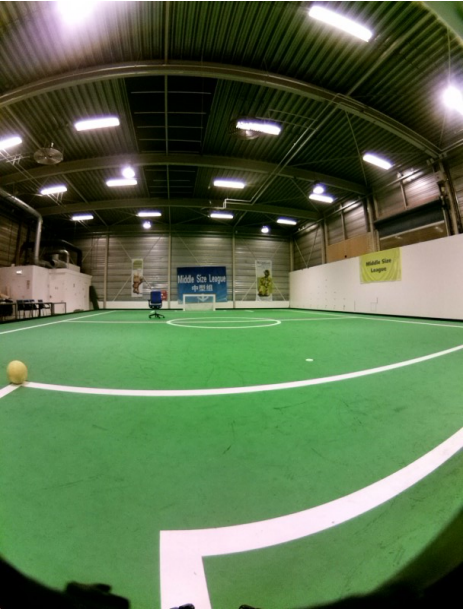
//> input picture localization/images/fisheye_field2.jpg, 464 x 610 px
$ ./linedetection   (built with g++ and OpenCV 4)
//> lines starting //> are read from the running program, lines starting //| are printed output that depends on the picture; after the words box and inside, x2 and y2 are one past the last pixel; in counts of white or black regions, pixels touching at a corner belong together
#include <opencv2/opencv.hpp>
#include <vector>

int main() {
    // Load the image
    cv::Mat image = cv::imread("./images/fisheye_field2.jpg");
//> image is the input picture: 610 rows x 464 cols, CV_8UC3; mean B, G, R 76.2, 112.1, 89.8

    if (image.empty()) {
        std::cerr << "Error: Unable to load image." << std::endl;
        return -1;
    }
    //print cv mat image

    // Convert the image to HSV color space
    cv::Mat hsv;
    cv::cvtColor(image, hsv, cv::COLOR_BGR2HSV);
//> hsv: 610 rows x 464 cols, CV_8UC3; mean H, S, V 50.8, 122.2, 115.8
    // std::cout<<hsv;
    // Define the lower and upper bounds for green color (adjust these values as needed)
    cv::Scalar lowerGreen(50, 70, 70); // Lower bound for green in HSV
    cv::Scalar upperGreen(90, 255, 184); // Upper bound for green in HSV

    // Create a mask to isolate green regions
    cv::Mat greenMask;
    cv::inRange(hsv, lowerGreen, upperGreen, greenMask);
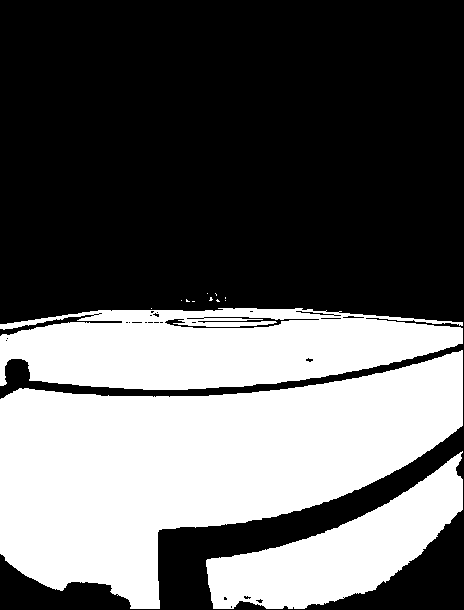
//> greenMask: 610 rows x 464 cols, CV_8UC1; 39.1% white; 13 white regions (10 under 20 px)
    cv::imshow("Green Mask", greenMask);
    cv::waitKey(0);

    // Find contours in the common mask (common regions between green and white)
    std::vector<std::vector<cv::Point>> contours;
    cv::findContours(greenMask, contours, cv::RETR_TREE, cv::CHAIN_APPROX_SIMPLE);
//> contours = 42 contours, 29 with area under 20; largest, box (x1, y1, x2, y2) and area: (0, 350, 463, 609) 65280, (0, 308, 463, 390) 28156, (206, 451, 463, 609) 16324, (164, 316, 320, 329) 784, (295, 310, 335, 316) 83

    // Create an output image to draw the contours
    cv::Mat resultImage = image.clone();

    // Draw all detected contours in blue
    cv::drawContours(resultImage, contours, -1, cv::Scalar(255, 0, 0), 1); // Blue color (BGR)
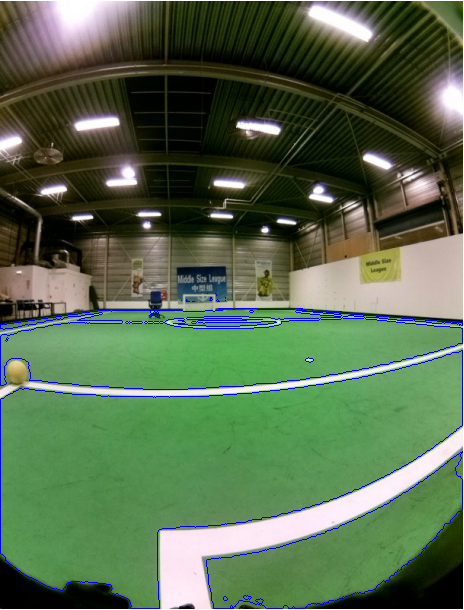
//> resultImage: 610 rows x 464 cols, CV_8UC3; 1.59% of pixels changed, all inside (x1, y1, x2, y2) = (0, 293, 463, 609)

    // Display the result image
    cv::imshow("All Contours Detection", resultImage);
    cv::waitKey(0);
    cv::imwrite("./images/fisheye_field2Contour.jpg", resultImage);
    cv::destroyAllWindows();

    // Print the number of contours detected
    std::cout << "Number of contours detected: " << contours.size() << std::endl;
//| Number of contours detected: 42

    return 0;
}

$ run again, with localization/images/fisheye_field.jpg copied over localization/images/fisheye_field2.jpg
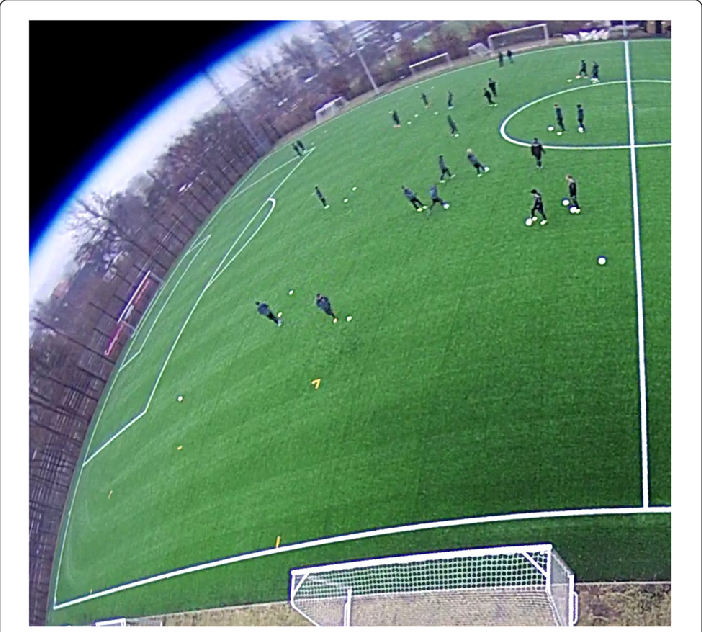
//> input picture localization/images/fisheye_field.jpg, 702 x 632 px
//> image is the input picture: 632 rows x 702 cols, CV_8UC3; mean B, G, R 119.5, 143.1, 110.7
//> hsv: 632 rows x 702 cols, CV_8UC3; mean H, S, V 65, 82.1, 150.7
//> `cv::inRange(hsv, lowerGreen, upperGreen, greenMask);`:
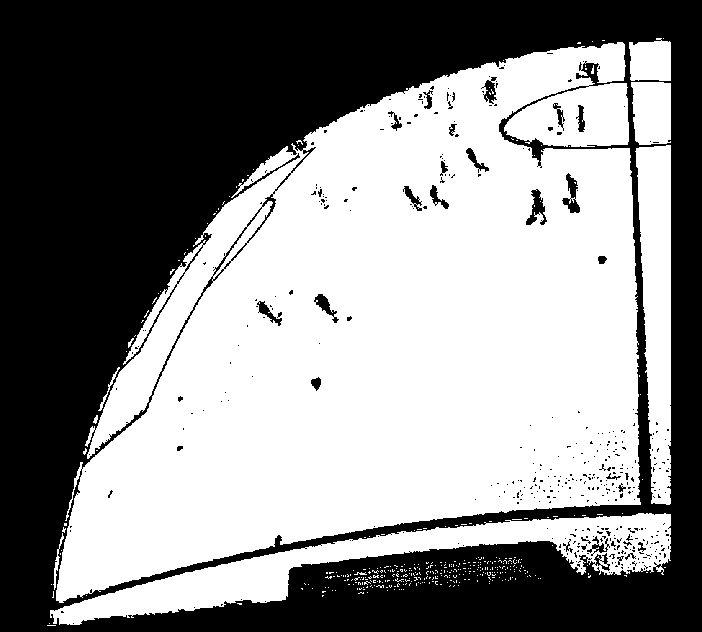
//> greenMask: 632 rows x 702 cols, CV_8UC1; 54.4% white; 409 black regions (381 under 20 px)
//> contours = 915 contours, 844 with area under 20; largest, box (x1, y1, x2, y2) and area: (56, 42, 641, 603) 210792, (50, 513, 671, 625) 18506, (635, 145, 671, 505) 9053, (631, 82, 671, 145) 2212, (629, 38, 671, 81) 1504
//> `cv::drawContours(resultImage, contours, -1, cv::Scalar(255, 0, 0), 1);`:
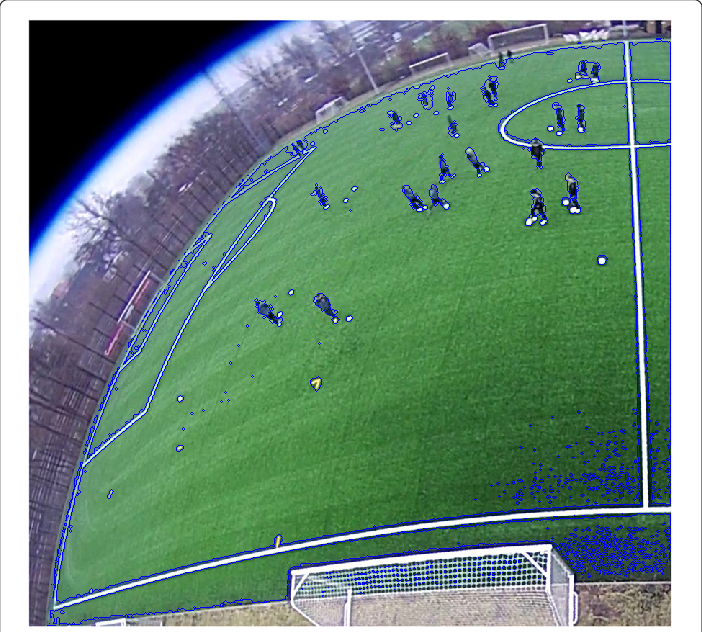
//> resultImage: 632 rows x 702 cols, CV_8UC3; 2.88% of pixels changed, all inside (x1, y1, x2, y2) = (47, 38, 671, 626)
//| Number of contours detected: 915
